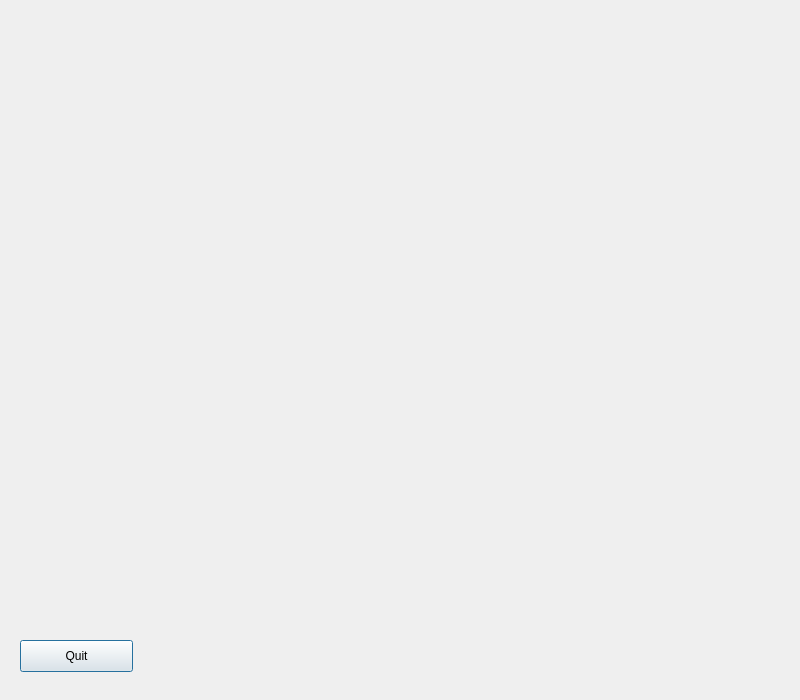
<?xml version="1.0" encoding="UTF-8"?>
<ui version="4.0">
 <class>gameDialog</class>
 <widget class="QDialog" name="gameDialog">
  <property name="geometry">
   <rect>
    <x>0</x>
    <y>0</y>
    <width>800</width>
    <height>700</height>
   </rect>
  </property>
  <property name="windowTitle">
   <string>Dialog</string>
  </property>
  <widget class="QPushButton" name="quit">
   <property name="geometry">
    <rect>
     <x>20</x>
     <y>640</y>
     <width>113</width>
     <height>32</height>
    </rect>
   </property>
   <property name="text">
    <string>Quit</string>
   </property>
  </widget>
 </widget>
 <resources/>
 <connections/>
</ui>
